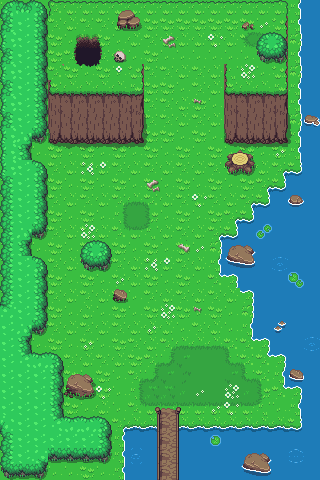

This is a level from a 2D game, rendered from its Tiled map with the project's own tilesets. A one-line summary and the map file follow, with tile-layer data summarised:
An orthogonal 20x30 tile map with 16x16 px tiles, 4 tile layers (Suelo, Decoracion, Suelo 2, Estructuras) and 12 objects.

<map version="1.4" tiledversion="1.4.2" orientation="orthogonal" renderorder="right-down" width="20" height="30" tilewidth="16" tileheight="16" infinite="0" nextlayerid="6" nextobjectid="14">
 <tileset firstgid="1" source="Overworld.tsx" />
 <layer id="1" name="Suelo" width="20" height="30">
  <data>[600 cells, 572 non-empty, 39 distinct tile ids]</data>
 </layer>
 <layer id="4" name="Decoracion" width="20" height="30">
  <data>[600 cells, 52 non-empty, 22 distinct tile ids]</data>
 </layer>
 <layer id="2" name="Suelo 2" width="20" height="30">
  <data>[600 cells, 156 non-empty, 26 distinct tile ids]</data>
 </layer>
 <layer id="3" name="Estructuras" width="20" height="30">
  <data>[600 cells, 43 non-empty, 30 distinct tile ids]</data>
 </layer>
 <objectgroup id="5" name="Coliciones">
  <object id="2" x="0" y="0">
   <polygon points="47,95 48,3 1,2 1,476 48,477 50,458 109,459.667 108.333,420.667 63,417 62,396 97,398 93,376 63,374 61,352 34,351 33,333 48,332 46,261 32,254 32,238 47,232 46,165 32,158 29,149 32,141 45,138 142,141 142,63 143,93" />
  </object>
  <object id="3" x="48" y="1">
   <polygon points="0,0 66,-0.333333 273,-1 272,478 131,478 131,427 251,427 251,385 236,385 237,353 221,354 221,336 205,335 205,287 191.667,289.667 190.333,272.667 172.333,270.667 172.333,236.333 190,235.667 190.667,220.667 206,221 205.333,205.333 222.333,205.333 221,186.667 237.333,187.667 237,173 253.333,173 251.333,-1.33333" />
  </object>
  <object id="4" x="124" y="478">
   <polygon points="0,0 0,-51 31,-50 32,0" />
  </object>
  <object id="5" x="81" y="243">
   <polygon points="0,0 30,1 29,25 1,24" />
  </object>
  <object id="6" x="226" y="155">
   <polygon points="0,0 1,20 27,19 28,-10 59,-14 60,-155 59.6667,-154 59,-122.333 34,-123 34,-96 54,-96 57,-96 57,-63 0,-63 -1.66667,-91.3333 -4,-91" />
  </object>
  <object id="7" x="112" y="287">
   <polygon points="0,0 15,1 15,13 2,13" />
  </object>
  <object id="8" x="156.667" y="428.667">
   <polyline points="2.66667,52.6667 0.666667,-21.3333" />
  </object>
  <object id="9" x="178.667" y="429.333">
   <polyline points="-1.33333,50.6667 -3.33333e-07,-21.3334" />
  </object>
  <object id="10" x="116" y="28">
   <polygon points="0,0 22.6667,0 23.3333,-16.6667 -1.33333,-16.6667" />
  </object>
  <object id="11" x="48" y="3.33333">
   <polygon points="0,0 236.667,-0.666667 236.667,3.33333 6.66667,3.33333 1.33333,6" />
  </object>
  <object id="12" x="143.333" y="94">
   <polyline points="0,0 -0.666667,46.6667" />
  </object>
  <object id="13" x="47.3333" y="477.333">
   <polyline points="0,0 76.6667,0" />
  </object>
 </objectgroup>
</map>
